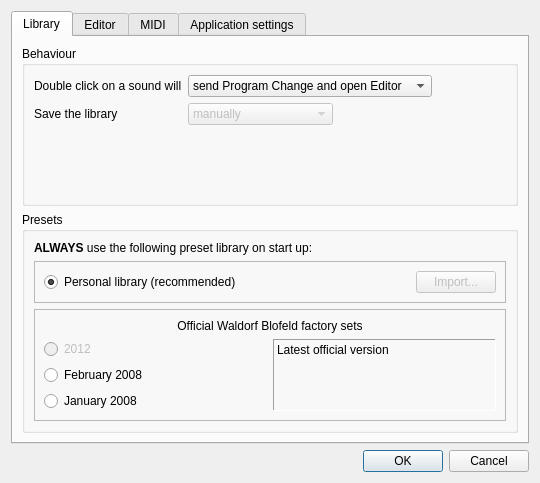
<?xml version="1.0" encoding="UTF-8"?>
<ui version="4.0">
 <class>Dialog</class>
 <widget class="QDialog" name="Dialog">
  <property name="enabled">
   <bool>true</bool>
  </property>
  <property name="geometry">
   <rect>
    <x>0</x>
    <y>0</y>
    <width>540</width>
    <height>413</height>
   </rect>
  </property>
  <property name="windowTitle">
   <string>Preferences</string>
  </property>
  <layout class="QVBoxLayout" name="verticalLayout">
   <item>
    <widget class="QTabWidget" name="tabWidget">
     <property name="currentIndex">
      <number>0</number>
     </property>
     <widget class="QWidget" name="library_tab">
      <attribute name="title">
       <string>Library</string>
      </attribute>
      <layout class="QVBoxLayout" name="verticalLayout_2">
       <item>
        <widget class="QGroupBox" name="groupBox_2">
         <property name="title">
          <string>Behaviour</string>
         </property>
         <layout class="QGridLayout" name="gridLayout_4">
          <item row="0" column="0">
           <layout class="QFormLayout" name="formLayout_2">
            <property name="fieldGrowthPolicy">
             <enum>QFormLayout::ExpandingFieldsGrow</enum>
            </property>
            <item row="0" column="0">
             <widget class="QLabel" name="doubleClickOnASoundWillLabel">
              <property name="text">
               <string>Double click on a sound will</string>
              </property>
             </widget>
            </item>
            <item row="0" column="1">
             <widget class="QComboBox" name="library_doubleclick_combo">
              <property name="currentIndex">
               <number>3</number>
              </property>
              <item>
               <property name="text">
                <string>do nothing</string>
               </property>
              </item>
              <item>
               <property name="text">
                <string>send Program Change</string>
               </property>
              </item>
              <item>
               <property name="text">
                <string>open Editor for the selected sound</string>
               </property>
              </item>
              <item>
               <property name="text">
                <string>send Program Change and open Editor</string>
               </property>
              </item>
             </widget>
            </item>
            <item row="1" column="0">
             <widget class="QLabel" name="saveTheLibraryLabel">
              <property name="text">
               <string>Save the library</string>
              </property>
             </widget>
            </item>
            <item row="1" column="1">
             <widget class="QComboBox" name="library_save_combo">
              <property name="enabled">
               <bool>false</bool>
              </property>
              <property name="currentIndex">
               <number>0</number>
              </property>
              <item>
               <property name="text">
                <string>manually</string>
               </property>
              </item>
              <item>
               <property name="text">
                <string>after any modification</string>
               </property>
              </item>
              <item>
               <property name="text">
                <string>every 5 minutes</string>
               </property>
              </item>
             </widget>
            </item>
           </layout>
          </item>
         </layout>
        </widget>
       </item>
       <item>
        <widget class="QGroupBox" name="groupBox_5">
         <property name="title">
          <string>Presets</string>
         </property>
         <layout class="QGridLayout" name="gridLayout_8">
          <item row="0" column="0">
           <widget class="QLabel" name="label_4">
            <property name="text">
             <string>&lt;html&gt;&lt;head/&gt;&lt;body&gt;&lt;p&gt;&lt;span style=&quot; font-weight:600;&quot;&gt;ALWAYS&lt;/span&gt; use the following preset library on start up:&lt;/p&gt;&lt;/body&gt;&lt;/html&gt;</string>
            </property>
           </widget>
          </item>
          <item row="2" column="0">
           <widget class="QFrame" name="frame_2">
            <property name="frameShape">
             <enum>QFrame::StyledPanel</enum>
            </property>
            <property name="frameShadow">
             <enum>QFrame::Sunken</enum>
            </property>
            <layout class="QGridLayout" name="gridLayout_9">
             <item row="3" column="0">
              <widget class="QRadioButton" name="preset_201200_radio">
               <property name="enabled">
                <bool>false</bool>
               </property>
               <property name="text">
                <string>2012</string>
               </property>
               <attribute name="buttonGroup">
                <string notr="true">preset_group</string>
               </attribute>
              </widget>
             </item>
             <item row="4" column="0">
              <widget class="QRadioButton" name="preset_200802_radio">
               <property name="text">
                <string>February 2008</string>
               </property>
               <attribute name="buttonGroup">
                <string notr="true">preset_group</string>
               </attribute>
              </widget>
             </item>
             <item row="5" column="0">
              <widget class="QRadioButton" name="preset_200801_radio">
               <property name="text">
                <string>January 2008</string>
               </property>
               <attribute name="buttonGroup">
                <string notr="true">preset_group</string>
               </attribute>
              </widget>
             </item>
             <item row="0" column="0" colspan="2">
              <widget class="QLabel" name="label_5">
               <property name="text">
                <string>Official Waldorf Blofeld factory sets</string>
               </property>
               <property name="alignment">
                <set>Qt::AlignCenter</set>
               </property>
              </widget>
             </item>
             <item row="3" column="1" rowspan="3">
              <widget class="QLabel" name="preset_desc_lbl">
               <property name="frameShape">
                <enum>QFrame::Panel</enum>
               </property>
               <property name="frameShadow">
                <enum>QFrame::Sunken</enum>
               </property>
               <property name="text">
                <string>Latest official version</string>
               </property>
               <property name="alignment">
                <set>Qt::AlignLeading|Qt::AlignLeft|Qt::AlignTop</set>
               </property>
               <property name="wordWrap">
                <bool>true</bool>
               </property>
              </widget>
             </item>
            </layout>
           </widget>
          </item>
          <item row="1" column="0">
           <widget class="QFrame" name="frame_4">
            <property name="frameShape">
             <enum>QFrame::StyledPanel</enum>
            </property>
            <property name="frameShadow">
             <enum>QFrame::Sunken</enum>
            </property>
            <layout class="QGridLayout" name="gridLayout_10">
             <item row="0" column="0">
              <widget class="QRadioButton" name="preset_personal_radio">
               <property name="text">
                <string>Personal library (recommended)</string>
               </property>
               <property name="checked">
                <bool>true</bool>
               </property>
               <attribute name="buttonGroup">
                <string notr="true">preset_group</string>
               </attribute>
              </widget>
             </item>
             <item row="0" column="1">
              <widget class="QPushButton" name="preset_import_btn">
               <property name="enabled">
                <bool>false</bool>
               </property>
               <property name="sizePolicy">
                <sizepolicy hsizetype="Maximum" vsizetype="Fixed">
                 <horstretch>0</horstretch>
                 <verstretch>0</verstretch>
                </sizepolicy>
               </property>
               <property name="text">
                <string>Import...</string>
               </property>
              </widget>
             </item>
            </layout>
           </widget>
          </item>
         </layout>
        </widget>
       </item>
      </layout>
     </widget>
     <widget class="QWidget" name="editor_tab">
      <attribute name="title">
       <string>Editor</string>
      </attribute>
      <layout class="QGridLayout" name="gridLayout_5">
       <item row="1" column="0">
        <widget class="QGroupBox" name="groupBox_3">
         <property name="title">
          <string>MIDI options</string>
         </property>
         <layout class="QGridLayout" name="gridLayout_6">
          <item row="1" column="1">
           <widget class="QFrame" name="send_frame">
            <property name="enabled">
             <bool>false</bool>
            </property>
            <property name="frameShape">
             <enum>QFrame::StyledPanel</enum>
            </property>
            <property name="frameShadow">
             <enum>QFrame::Sunken</enum>
            </property>
            <layout class="QVBoxLayout" name="verticalLayout_3">
             <item>
              <widget class="QLabel" name="label_2">
               <property name="text">
                <string>Send:</string>
               </property>
               <property name="alignment">
                <set>Qt::AlignCenter</set>
               </property>
              </widget>
             </item>
             <item>
              <layout class="QFormLayout" name="formLayout_3">
               <property name="fieldGrowthPolicy">
                <enum>QFormLayout::ExpandingFieldsGrow</enum>
               </property>
               <item row="0" column="0">
                <widget class="QLabel" name="programSendStatusLabel">
                 <property name="text">
                  <string>Program Send default status</string>
                 </property>
                </widget>
               </item>
               <item row="0" column="1">
                <widget class="QComboBox" name="editor_pgm_send_combo">
                 <property name="currentIndex">
                  <number>1</number>
                 </property>
                 <item>
                  <property name="text">
                   <string>Off</string>
                  </property>
                 </item>
                 <item>
                  <property name="text">
                   <string>On</string>
                  </property>
                 </item>
                </widget>
               </item>
               <item row="1" column="0">
                <widget class="QLabel" name="mIDISendDefaultStatusLabel">
                 <property name="text">
                  <string>MIDI Send default status</string>
                 </property>
                </widget>
               </item>
               <item row="1" column="1">
                <widget class="QComboBox" name="editor_midi_send_combo">
                 <property name="currentIndex">
                  <number>1</number>
                 </property>
                 <item>
                  <property name="text">
                   <string>Off</string>
                  </property>
                 </item>
                 <item>
                  <property name="text">
                   <string>On</string>
                  </property>
                 </item>
                </widget>
               </item>
              </layout>
             </item>
            </layout>
           </widget>
          </item>
          <item row="1" column="0">
           <widget class="QFrame" name="receive_frame">
            <property name="enabled">
             <bool>false</bool>
            </property>
            <property name="frameShape">
             <enum>QFrame::StyledPanel</enum>
            </property>
            <property name="frameShadow">
             <enum>QFrame::Sunken</enum>
            </property>
            <layout class="QVBoxLayout" name="verticalLayout_4">
             <item>
              <widget class="QLabel" name="label_3">
               <property name="text">
                <string>Receive:</string>
               </property>
               <property name="alignment">
                <set>Qt::AlignCenter</set>
               </property>
              </widget>
             </item>
             <item>
              <layout class="QFormLayout" name="formLayout_7">
               <property name="fieldGrowthPolicy">
                <enum>QFormLayout::ExpandingFieldsGrow</enum>
               </property>
               <item row="0" column="0">
                <widget class="QLabel" name="programSendStatusLabel_2">
                 <property name="text">
                  <string>Program Receive default status</string>
                 </property>
                </widget>
               </item>
               <item row="0" column="1">
                <widget class="QComboBox" name="editor_pgm_receive_combo">
                 <property name="currentIndex">
                  <number>1</number>
                 </property>
                 <item>
                  <property name="text">
                   <string>Off</string>
                  </property>
                 </item>
                 <item>
                  <property name="text">
                   <string>On</string>
                  </property>
                 </item>
                </widget>
               </item>
               <item row="1" column="0">
                <widget class="QLabel" name="mIDISendDefaultStatusLabel_2">
                 <property name="text">
                  <string>MIDI Receive default status</string>
                 </property>
                </widget>
               </item>
               <item row="1" column="1">
                <widget class="QComboBox" name="editor_midi_receive_combo">
                 <property name="currentIndex">
                  <number>1</number>
                 </property>
                 <item>
                  <property name="text">
                   <string>Off</string>
                  </property>
                 </item>
                 <item>
                  <property name="text">
                   <string>On</string>
                  </property>
                 </item>
                </widget>
               </item>
              </layout>
             </item>
            </layout>
           </widget>
          </item>
          <item row="0" column="0" colspan="2">
           <widget class="QCheckBox" name="editor_remember_chk">
            <property name="text">
             <string>Remember last state</string>
            </property>
            <property name="checked">
             <bool>true</bool>
            </property>
           </widget>
          </item>
         </layout>
        </widget>
       </item>
       <item row="0" column="0">
        <widget class="QGroupBox" name="groupBox_4">
         <property name="enabled">
          <bool>true</bool>
         </property>
         <property name="title">
          <string>Appearance</string>
         </property>
         <layout class="QGridLayout" name="gridLayout_7">
          <item row="0" column="0">
           <widget class="QLabel" name="label">
            <property name="text">
             <string>On startup always show:</string>
            </property>
           </widget>
          </item>
          <item row="0" column="1" alignment="Qt::AlignRight">
           <widget class="QCheckBox" name="editor_appearance_remember_last_chk">
            <property name="text">
             <string>Last used layout</string>
            </property>
           </widget>
          </item>
          <item row="1" column="0" colspan="2">
           <widget class="QFrame" name="frame">
            <property name="frameShape">
             <enum>QFrame::StyledPanel</enum>
            </property>
            <property name="frameShadow">
             <enum>QFrame::Sunken</enum>
            </property>
            <layout class="QHBoxLayout" name="horizontalLayout">
             <item>
              <widget class="QRadioButton" name="adv_filter_radio">
               <property name="text">
                <string>Filters</string>
               </property>
               <property name="checked">
                <bool>true</bool>
               </property>
               <attribute name="buttonGroup">
                <string notr="true">editor_appearance_filter_matrix_group</string>
               </attribute>
              </widget>
             </item>
             <item>
              <widget class="QRadioButton" name="adv_matrix_radio">
               <property name="text">
                <string>Modulation Matrix</string>
               </property>
               <attribute name="buttonGroup">
                <string notr="true">editor_appearance_filter_matrix_group</string>
               </attribute>
              </widget>
             </item>
             <item>
              <widget class="QRadioButton" name="adv_last_radio">
               <property name="text">
                <string>Last used</string>
               </property>
               <attribute name="buttonGroup">
                <string notr="true">editor_appearance_filter_matrix_group</string>
               </attribute>
              </widget>
             </item>
            </layout>
           </widget>
          </item>
          <item row="2" column="0" colspan="2">
           <widget class="QFrame" name="frame_3">
            <property name="frameShape">
             <enum>QFrame::StyledPanel</enum>
            </property>
            <property name="frameShadow">
             <enum>QFrame::Sunken</enum>
            </property>
            <layout class="QHBoxLayout" name="horizontalLayout_2">
             <item>
              <widget class="QRadioButton" name="arp_efx_radio">
               <property name="text">
                <string>Effects and Arpeggiator</string>
               </property>
               <property name="checked">
                <bool>true</bool>
               </property>
               <attribute name="buttonGroup">
                <string notr="true">editor_appearance_efx_arp_group</string>
               </attribute>
              </widget>
             </item>
             <item>
              <widget class="QRadioButton" name="arp_arp_radio">
               <property name="text">
                <string>Arpeggiator editor</string>
               </property>
               <attribute name="buttonGroup">
                <string notr="true">editor_appearance_efx_arp_group</string>
               </attribute>
              </widget>
             </item>
             <item>
              <widget class="QRadioButton" name="arp_last_radio">
               <property name="text">
                <string>Last used</string>
               </property>
               <attribute name="buttonGroup">
                <string notr="true">editor_appearance_efx_arp_group</string>
               </attribute>
              </widget>
             </item>
            </layout>
           </widget>
          </item>
         </layout>
        </widget>
       </item>
       <item row="2" column="0">
        <widget class="QGroupBox" name="groupBox_6">
         <property name="title">
          <string>Misc</string>
         </property>
         <layout class="QFormLayout" name="formLayout_8">
          <property name="fieldGrowthPolicy">
           <enum>QFormLayout::ExpandingFieldsGrow</enum>
          </property>
          <item row="0" column="0">
           <widget class="QLabel" name="autosaveLabel">
            <property name="text">
             <string>Autosave status on startup</string>
            </property>
           </widget>
          </item>
          <item row="0" column="1">
           <widget class="QComboBox" name="editor_autosave_combo">
            <property name="currentIndex">
             <number>2</number>
            </property>
            <item>
             <property name="text">
              <string>always off</string>
             </property>
            </item>
            <item>
             <property name="text">
              <string>always on</string>
             </property>
            </item>
            <item>
             <property name="text">
              <string>remember last state</string>
             </property>
            </item>
           </widget>
          </item>
         </layout>
        </widget>
       </item>
      </layout>
     </widget>
     <widget class="QWidget" name="midi_tab">
      <attribute name="title">
       <string>MIDI</string>
      </attribute>
      <layout class="QGridLayout" name="gridLayout">
       <property name="margin">
        <number>4</number>
       </property>
       <item row="2" column="0">
        <widget class="QGroupBox" name="groupBox">
         <property name="title">
          <string>Auto connection</string>
         </property>
         <layout class="QGridLayout" name="gridLayout_3">
          <item row="1" column="0">
           <widget class="QCheckBox" name="blofeld_autoconnect_chk">
            <property name="text">
             <string>Auto detect Blofeld connected to USB</string>
            </property>
            <property name="checked">
             <bool>true</bool>
            </property>
           </widget>
          </item>
          <item row="2" column="0">
           <widget class="QCheckBox" name="remember_connections_chk">
            <property name="text">
             <string>Try to remember MIDI connections</string>
            </property>
           </widget>
          </item>
         </layout>
        </widget>
       </item>
       <item row="2" column="1">
        <widget class="QGroupBox" name="groupBox_7">
         <property name="enabled">
          <bool>false</bool>
         </property>
         <property name="title">
          <string>Backend</string>
         </property>
         <layout class="QGridLayout" name="gridLayout_11">
          <item row="0" column="0">
           <widget class="QRadioButton" name="backend_alsa_radio">
            <property name="text">
             <string>ALSA (recommended)</string>
            </property>
            <property name="checked">
             <bool>true</bool>
            </property>
            <attribute name="buttonGroup">
             <string notr="true">midi_backend_group</string>
            </attribute>
           </widget>
          </item>
          <item row="0" column="1">
           <widget class="QRadioButton" name="backend_rtmidi_radio">
            <property name="text">
             <string>rtmidi</string>
            </property>
            <attribute name="buttonGroup">
             <string notr="true">midi_backend_group</string>
            </attribute>
           </widget>
          </item>
          <item row="1" column="0" colspan="2">
           <widget class="QLabel" name="label_6">
            <property name="text">
             <string>Restart Bigglesworth to apply this setting.</string>
            </property>
            <property name="wordWrap">
             <bool>true</bool>
            </property>
           </widget>
          </item>
         </layout>
        </widget>
       </item>
       <item row="1" column="0" colspan="2">
        <widget class="QGroupBox" name="midi_groupbox">
         <property name="sizePolicy">
          <sizepolicy hsizetype="Preferred" vsizetype="Expanding">
           <horstretch>0</horstretch>
           <verstretch>0</verstretch>
          </sizepolicy>
         </property>
         <property name="title">
          <string>Current connections</string>
         </property>
         <layout class="QGridLayout" name="gridLayout_2"/>
        </widget>
       </item>
       <item row="0" column="0" colspan="2">
        <layout class="QHBoxLayout" name="horizontalLayout_3">
         <item>
          <widget class="QLabel" name="deviceIDLabel">
           <property name="text">
            <string>Device ID:</string>
           </property>
          </widget>
         </item>
         <item>
          <widget class="QLabel" name="deviceID_hex_lbl">
           <property name="enabled">
            <bool>false</bool>
           </property>
           <property name="sizePolicy">
            <sizepolicy hsizetype="Maximum" vsizetype="Preferred">
             <horstretch>0</horstretch>
             <verstretch>0</verstretch>
            </sizepolicy>
           </property>
           <property name="text">
            <string>(00h)</string>
           </property>
          </widget>
         </item>
         <item>
          <widget class="QSpinBox" name="deviceID_spin">
           <property name="enabled">
            <bool>false</bool>
           </property>
           <property name="sizePolicy">
            <sizepolicy hsizetype="Maximum" vsizetype="Fixed">
             <horstretch>0</horstretch>
             <verstretch>0</verstretch>
            </sizepolicy>
           </property>
           <property name="minimum">
            <number>0</number>
           </property>
           <property name="maximum">
            <number>127</number>
           </property>
          </widget>
         </item>
         <item>
          <widget class="QCheckBox" name="broadcast_chk">
           <property name="sizePolicy">
            <sizepolicy hsizetype="Maximum" vsizetype="Fixed">
             <horstretch>0</horstretch>
             <verstretch>0</verstretch>
            </sizepolicy>
           </property>
           <property name="text">
            <string>Broadcast</string>
           </property>
           <property name="checked">
            <bool>true</bool>
           </property>
          </widget>
         </item>
         <item>
          <widget class="QPushButton" name="deviceID_detect_btn">
           <property name="sizePolicy">
            <sizepolicy hsizetype="Maximum" vsizetype="Fixed">
             <horstretch>0</horstretch>
             <verstretch>0</verstretch>
            </sizepolicy>
           </property>
           <property name="text">
            <string>Detect</string>
           </property>
          </widget>
         </item>
        </layout>
       </item>
      </layout>
     </widget>
     <widget class="QWidget" name="app_tab">
      <attribute name="title">
       <string>Application settings</string>
      </attribute>
      <layout class="QGridLayout" name="gridLayout_12">
       <property name="margin">
        <number>4</number>
       </property>
       <item row="0" column="0">
        <widget class="QCheckBox" name="startup_version_chk">
         <property name="text">
          <string>Check for updates on startup</string>
         </property>
        </widget>
       </item>
       <item row="1" column="0">
        <spacer name="verticalSpacer">
         <property name="orientation">
          <enum>Qt::Vertical</enum>
         </property>
         <property name="sizeHint" stdset="0">
          <size>
           <width>20</width>
           <height>40</height>
          </size>
         </property>
        </spacer>
       </item>
      </layout>
     </widget>
    </widget>
   </item>
   <item>
    <widget class="QDialogButtonBox" name="buttonBox">
     <property name="orientation">
      <enum>Qt::Horizontal</enum>
     </property>
     <property name="standardButtons">
      <set>QDialogButtonBox::Cancel|QDialogButtonBox::Ok</set>
     </property>
    </widget>
   </item>
  </layout>
 </widget>
 <resources/>
 <connections>
  <connection>
   <sender>buttonBox</sender>
   <signal>accepted()</signal>
   <receiver>Dialog</receiver>
   <slot>accept()</slot>
   <hints>
    <hint type="sourcelabel">
     <x>242</x>
     <y>344</y>
    </hint>
    <hint type="destinationlabel">
     <x>157</x>
     <y>274</y>
    </hint>
   </hints>
  </connection>
  <connection>
   <sender>buttonBox</sender>
   <signal>rejected()</signal>
   <receiver>Dialog</receiver>
   <slot>reject()</slot>
   <hints>
    <hint type="sourcelabel">
     <x>310</x>
     <y>344</y>
    </hint>
    <hint type="destinationlabel">
     <x>286</x>
     <y>274</y>
    </hint>
   </hints>
  </connection>
  <connection>
   <sender>editor_remember_chk</sender>
   <signal>toggled(bool)</signal>
   <receiver>receive_frame</receiver>
   <slot>setDisabled(bool)</slot>
   <hints>
    <hint type="sourcelabel">
     <x>238</x>
     <y>206</y>
    </hint>
    <hint type="destinationlabel">
     <x>127</x>
     <y>260</y>
    </hint>
   </hints>
  </connection>
  <connection>
   <sender>editor_remember_chk</sender>
   <signal>toggled(bool)</signal>
   <receiver>send_frame</receiver>
   <slot>setDisabled(bool)</slot>
   <hints>
    <hint type="sourcelabel">
     <x>238</x>
     <y>206</y>
    </hint>
    <hint type="destinationlabel">
     <x>349</x>
     <y>260</y>
    </hint>
   </hints>
  </connection>
  <connection>
   <sender>broadcast_chk</sender>
   <signal>toggled(bool)</signal>
   <receiver>deviceID_spin</receiver>
   <slot>setDisabled(bool)</slot>
   <hints>
    <hint type="sourcelabel">
     <x>393</x>
     <y>40</y>
    </hint>
    <hint type="destinationlabel">
     <x>253</x>
     <y>40</y>
    </hint>
   </hints>
  </connection>
  <connection>
   <sender>editor_appearance_remember_last_chk</sender>
   <signal>toggled(bool)</signal>
   <receiver>adv_last_radio</receiver>
   <slot>setChecked(bool)</slot>
   <hints>
    <hint type="sourcelabel">
     <x>460</x>
     <y>65</y>
    </hint>
    <hint type="destinationlabel">
     <x>427</x>
     <y>98</y>
    </hint>
   </hints>
  </connection>
  <connection>
   <sender>editor_appearance_remember_last_chk</sender>
   <signal>toggled(bool)</signal>
   <receiver>arp_last_radio</receiver>
   <slot>setChecked(bool)</slot>
   <hints>
    <hint type="sourcelabel">
     <x>460</x>
     <y>65</y>
    </hint>
    <hint type="destinationlabel">
     <x>427</x>
     <y>140</y>
    </hint>
   </hints>
  </connection>
 </connections>
 <buttongroups>
  <buttongroup name="editor_appearance_efx_arp_group"/>
  <buttongroup name="midi_backend_group"/>
  <buttongroup name="editor_appearance_filter_matrix_group"/>
  <buttongroup name="preset_group"/>
 </buttongroups>
</ui>
